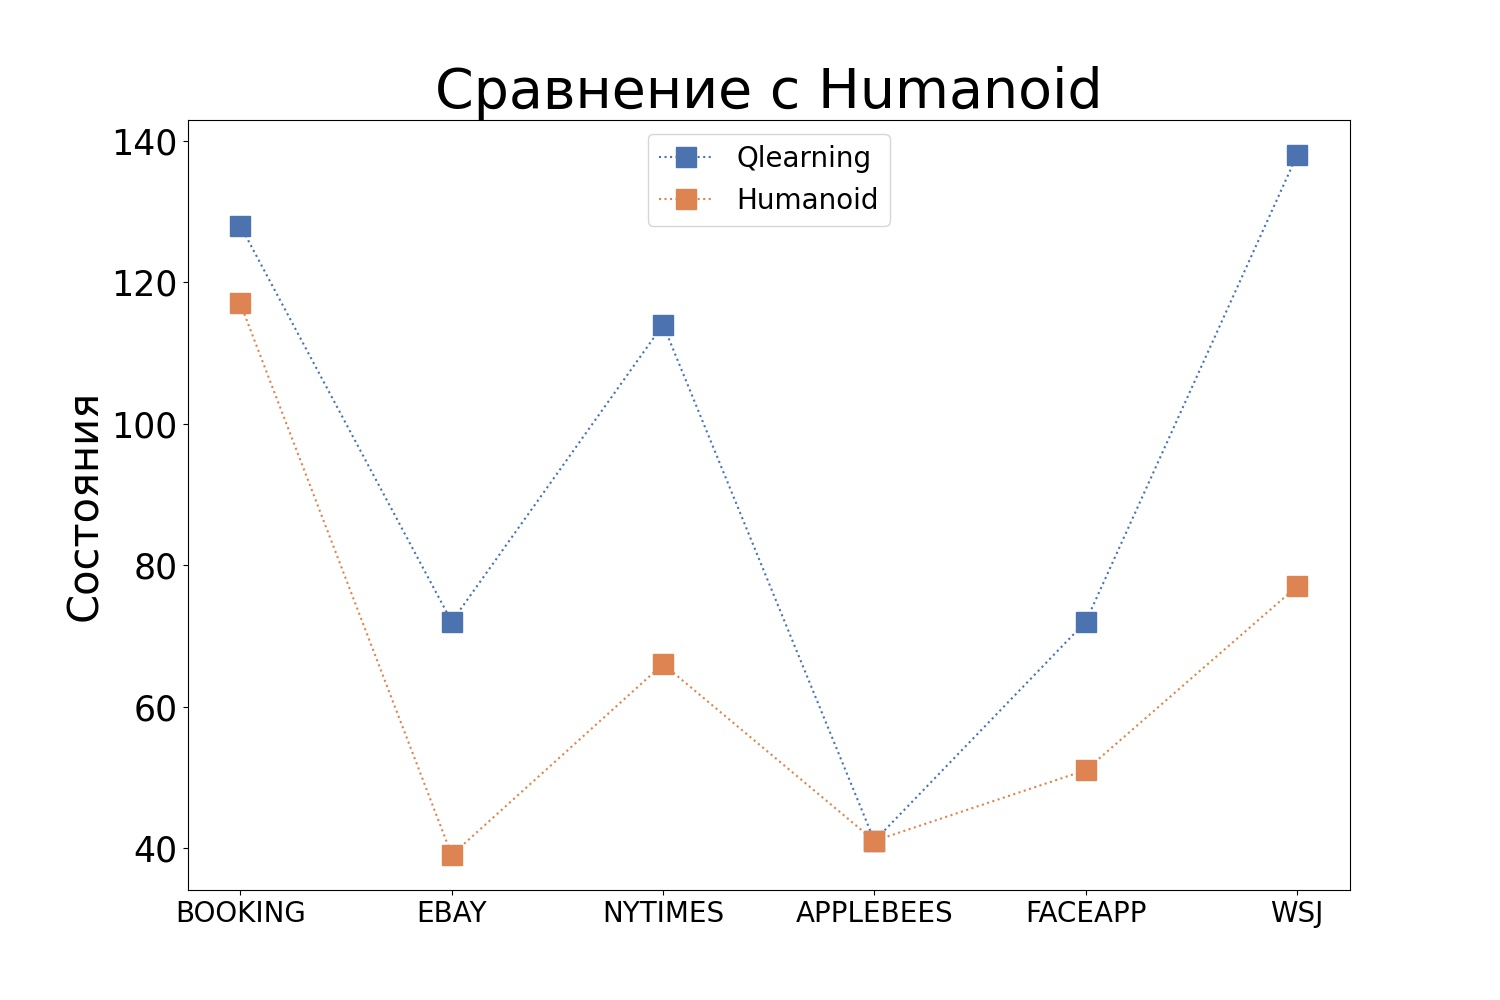

Write Python code to recreate this figure.
import argparse
import json
import seaborn as sns
import pandas as pd
import numpy as np
from pathlib import Path
from matplotlib import pyplot as plt
import matplotlib as mpl


plt.figure(figsize=(15, 10))
sns.set_palette("deep")

humanoid = [117, 39, 66, 41, 51, 77]
qlearning = [128, 72, 114, 41, 72, 138]

plt.plot(qlearning, 's:', markersize=15, label='Qlearning')
plt.plot(humanoid, 's:', markersize=15, label='Humanoid')

plt.xticks(range(6), ['BOOKING', 'EBAY', 'NYTIMES', 'APPLEBEES', 'FACEAPP', 'WSJ'])
plt.legend(loc=9, prop={'size': 20})
plt.title('Сравнение с Humanoid', fontsize=40)
plt.ylabel('Состояния', fontsize=30)
plt.xlabel('', fontsize=30)
plt.xticks(fontsize=20)
plt.yticks(fontsize=25)
plt.savefig('humanoid.jpg')
